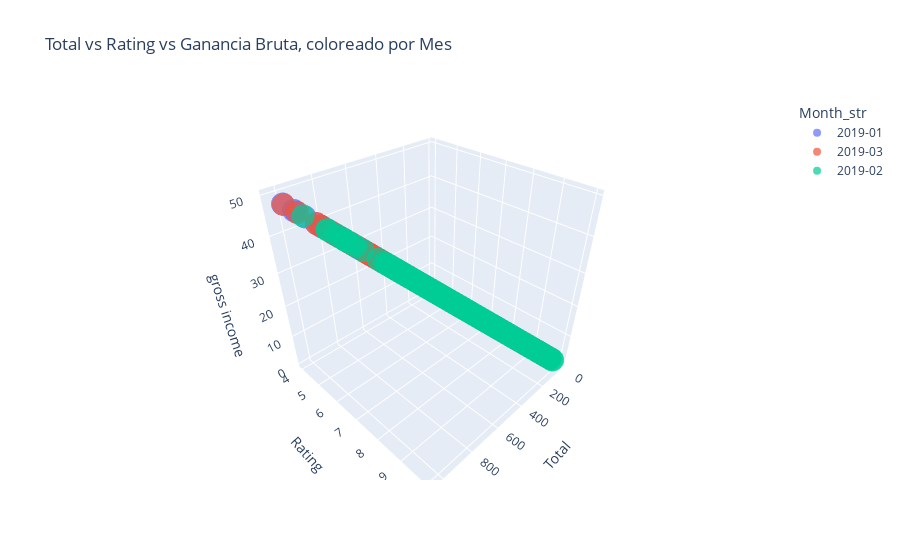

Notebook code cell kept with this figure:
### Markdown cell above
### Month + Total + Rating + Gender (color)
- Muestra - Cómo se distribuyen las ventas de diferentes líneas de productos en cantidad e ingreso, a lo largo de los meses.

- Utilidad? qué líneas de productos tienen más impacto económico en cada mes.

### Code cell
df['Month_str'] = df['Month'].astype(str)

fig = px.scatter_3d(
    df,
    x='Total',
    y='Rating',
    z='gross income',
    color='Month_str',
    title='Total vs Rating vs Ganancia Bruta, coloreado por Mes',
    opacity=0.7
)

fig.show()

### Figure 1 — Plotly figure (JSON) as saved in the notebook; plotly's stock layout.template omitted (floating-point values rounded to 4 significant figures; data arrays with more than 128 entries replaced by an {"elided": "..."} marker saying what was removed)
{"data": [{"hovertemplate": "Month_str=2019-01<br>Total=%{x}<br>Rating=%{y}<br>gross income=%{z}<extra></extra>", "legendgroup": "2019-01", "marker": {"color": "#636efa", "opacity": 0.7, "symbol": "circle"}, "mode": "markers", "name": "2019-01", "scene": "scene", "showlegend": true, "type": "scatter3d", "x": {"elided": "352 float values"}, "y": {"elided": "352 float values"}, "z": {"elided": "352 float values"}}, {"hovertemplate": "Month_str=2019-03<br>Total=%{x}<br>Rating=%{y}<br>gross income=%{z}<extra></extra>", "legendgroup": "2019-03", "marker": {"color": "#EF553B", "opacity": 0.7, "symbol": "circle"}, "mode": "markers", "name": "2019-03", "scene": "scene", "showlegend": true, "type": "scatter3d", "x": {"elided": "345 float values"}, "y": {"elided": "345 float values"}, "z": {"elided": "345 float values"}}, {"hovertemplate": "Month_str=2019-02<br>Total=%{x}<br>Rating=%{y}<br>gross income=%{z}<extra></extra>", "legendgroup": "2019-02", "marker": {"color": "#00cc96", "opacity": 0.7, "symbol": "circle"}, "mode": "markers", "name": "2019-02", "scene": "scene", "showlegend": true, "type": "scatter3d", "x": {"elided": "303 float values"}, "y": {"elided": "303 float values"}, "z": {"elided": "303 float values"}}], "layout": {"legend": {"title": {"text": "Month_str"}, "tracegroupgap": 0}, "scene": {"domain": {"x": [0, 1], "y": [0, 1]}, "xaxis": {"title": {"text": "Total"}}, "yaxis": {"title": {"text": "Rating"}}, "zaxis": {"title": {"text": "gross income"}}}, "title": {"text": "Total vs Rating vs Ganancia Bruta, coloreado por Mes"}}}
